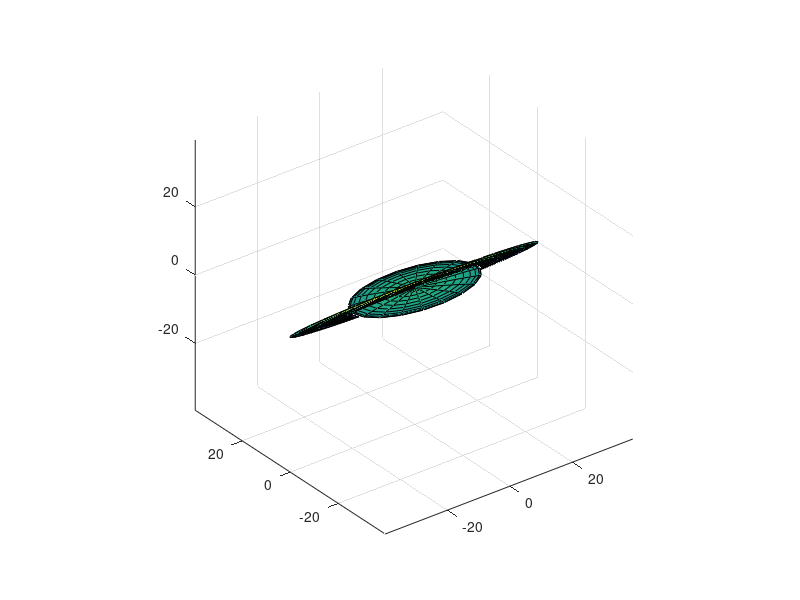

This chart was generated by the following MATLAB code: (Note: this script raises an error after producing the figure.)
%8.15

n_p = 20; %number of points
a = 1;
b = 0.5;
tta = linspace(-pi,pi,n_p); %interval of pi on the linspace tta
p = linspace(-pi/2,pi/2,n_p);

[tta,p] = meshgrid(tta,p); %meshgrid

x = a * cos(p) * cos(tta);%parametric equations and functions
y = b * cos(p) * sin(tta);
z = b * sin(p);

surf(x,y,z);

axis equal; %align to the correct axis'

hold on; %since we are ploting 2 functions
%this helps us with the compiler

rad = 2;
tta = linspace(-pi,pi,n_p);
p = linspace(-pi/2,pi/2,n_p);

[tta,p] = meshgrid(tta,p);
x = rad * cos(p) * cos(tta);
y = rad * cos(p) * sin(tta);
z = rad * sin(p);

surf(x,imag(y),z);
alpha(0.5);
axis equal;
hold off;

%the scaling and graph seem to be off.
%i tried using plot3 but it didnt really help me.